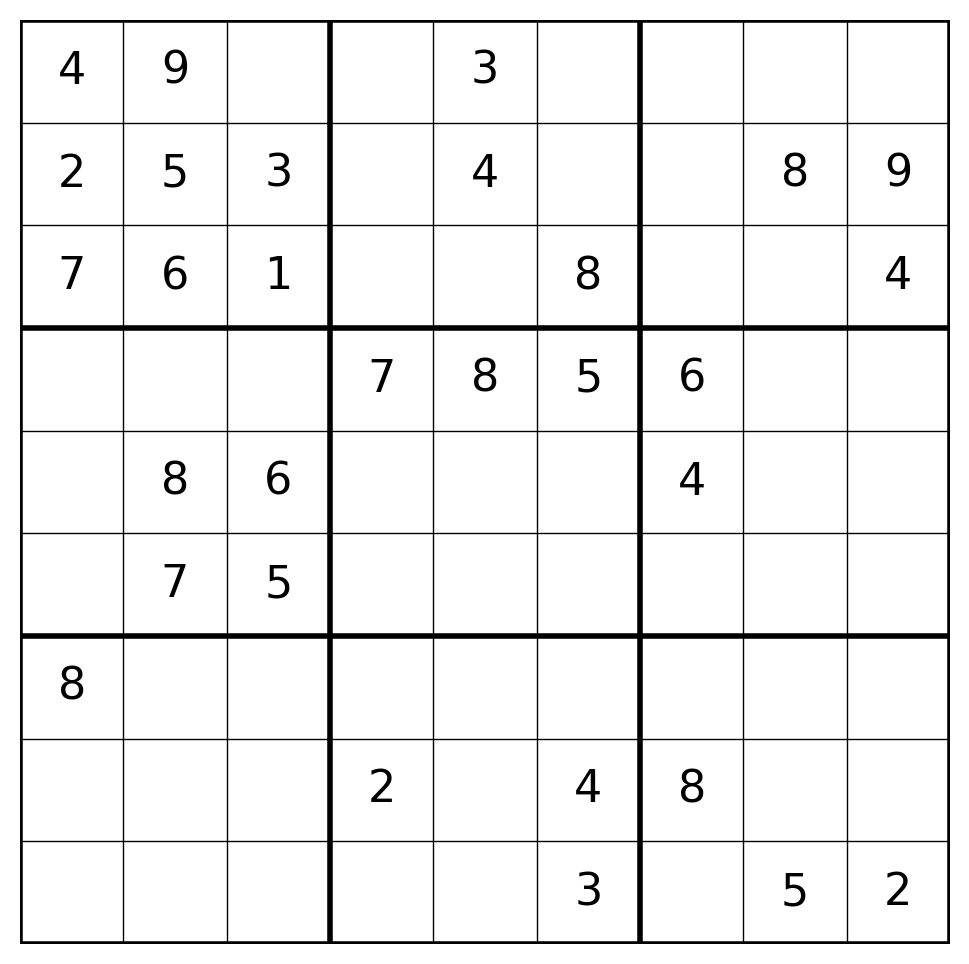
#> input picture dataset/fresh_set_sudoku_1619.png, 969 x 964 px, found by its file name; its folder holds only this picture in this run
$ python baseline.py
#> lines starting #> are read from the running program, lines starting #| are printed output that depends on the picture; after the words box and inside, x2 and y2 are one past the last pixel; in counts of white or black regions, pixels touching at a corner belong together
import os
import random
import cv2
import numpy as np
import matplotlib.pyplot as plt
from sklearn.metrics import precision_score, recall_score

def preprocess_and_extract_cells(image_path):
    """Preprocess the Sudoku image, extract the grid, and split it into cells."""
    image = cv2.imread(image_path, cv2.IMREAD_GRAYSCALE)
#> image is the input picture: shape (964, 969); min 0, max 255, mean 240.1
    _, binary = cv2.threshold(image, 128, 255, cv2.THRESH_BINARY_INV)
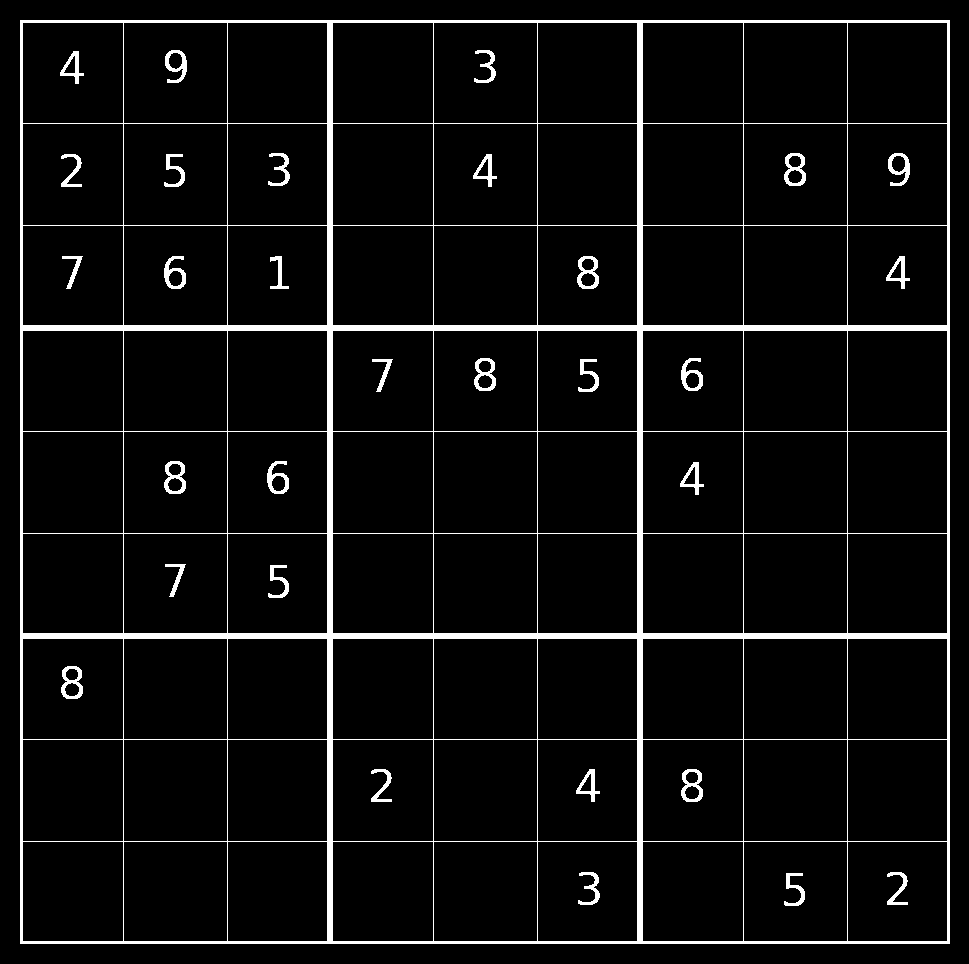
#> binary: shape (964, 969); 5.6% white; 31 white regions, largest, box (x1, y1, x2, y2) and area: (20, 20, 950, 944) 43920, (784, 153, 806, 186) 351, (577, 256, 599, 289) 351

    contours, _ = cv2.findContours(binary, cv2.RETR_EXTERNAL, cv2.CHAIN_APPROX_SIMPLE)
#> contours = [[[20, 20], [20, 943], [949, 943], [949, 20]]]
    largest_contour = max(contours, key=cv2.contourArea)
#> largest_contour = [[20, 20], [20, 943], [949, 943], [949, 20]]
    x, y, w, h = cv2.boundingRect(largest_contour)
#> x = 20; y = 20; w = 930; h = 924
    grid = binary[y:y + h, x:x + w]
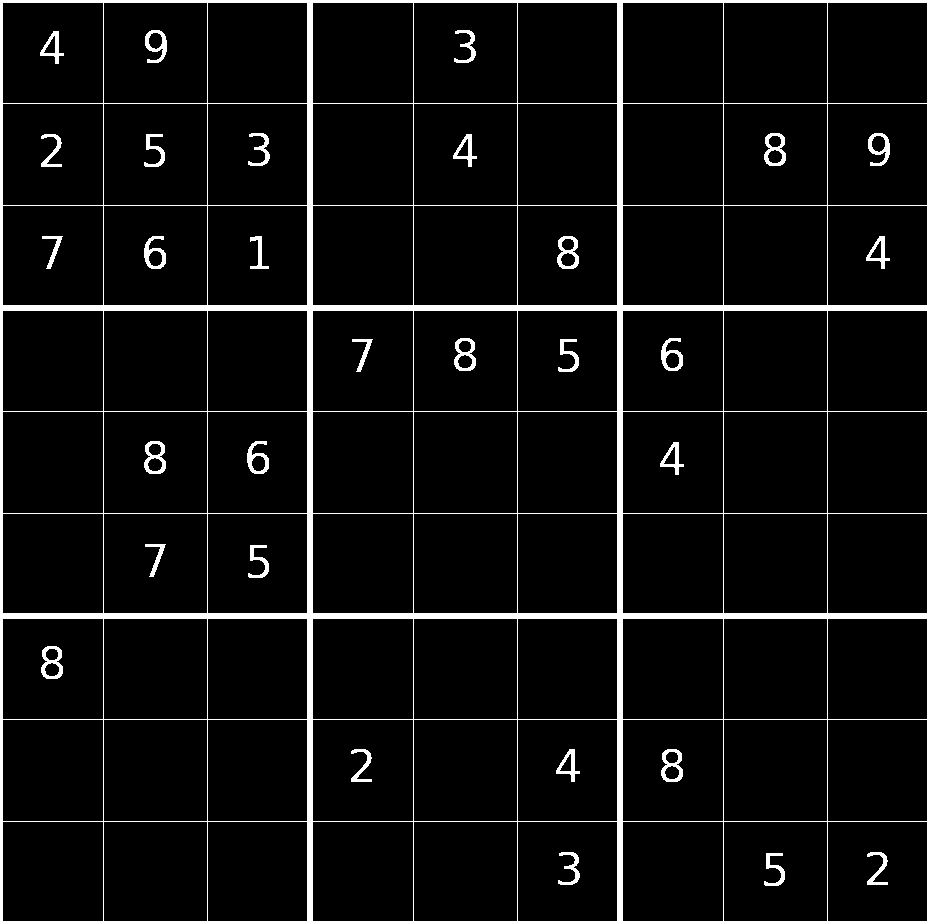
#> grid: shape (924, 930); 6.1% white; 31 white regions, largest, box (x1, y1, x2, y2) and area: (0, 0, 930, 924) 43920, (764, 133, 786, 166) 351, (557, 236, 579, 269) 351

    grid = cv2.resize(grid, (450, 450))
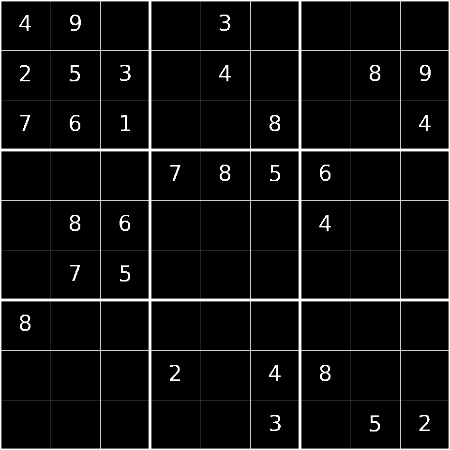
#> grid: shape (450, 450); min 0, max 255, mean 15.1
    cells = []
    cell_size = 50
    for i in range(9):
        for j in range(9):
            cell = grid[i * cell_size:(i + 1) * cell_size, j * cell_size:(j + 1) * cell_size]
            cell = cv2.resize(cell, (28, 28))
            cells.append(cell)
#> after the loop, cells = 81 items

    return cells

def recognize_and_print_numbers_random(cells):
    """Generate random numbers for Sudoku cells and print the grid."""
    grid = []
    for _ in cells:
        random_digit = random.randint(1, 9)
        grid.append(random_digit)

    # Print the 9x9 grid
    for i in range(9):
        print(grid[i * 9:(i + 1) * 9])

    return grid

# Paths
sudoku_images_folder = "C:/Users/asaf0/OneDrive/sudoku_deepLearning/dataset"

# Extract the cells from the first image for demonstration purposes
image_files = [
    os.path.join(sudoku_images_folder, f)
    for f in os.listdir(sudoku_images_folder)
    if f.endswith(('.png', '.jpg', '.jpeg'))
]

if len(image_files) > 0:
    test_image_path = image_files[0]  # Use the first image for testing
    test_cells = preprocess_and_extract_cells(test_image_path)  # Extract cells from the test image
#> test_cells = 81 items

    # Generate and print random numbers for the cells
    random_predictions = recognize_and_print_numbers_random(test_cells)
#> the loop in recognize_and_print_numbers_random, `for _ in cells:` made 81 passes
#> random_digit on passes 1 to 8: 7, 7, 1, 5, 9, 8, 7, 5
#> after the loop in recognize_and_print_numbers_random, `for _ in cells:`: grid = 81 values, max 9 at index 4, min 1 at index 2, mean 5.32
#> the loop in recognize_and_print_numbers_random, `for i in range(9):` made 9 passes
#| [7, 7, 1, 5, 9, 8, 7, 5, 8]
#| [6, 4, 9, 3, 5, 3, 2, 5, 9]
#| [3, 5, 2, 2, 6, 8, 9, 2, 6]
#| [7, 6, 4, 9, 8, 8, 9, 5, 1]
#| [9, 1, 2, 7, 1, 8, 6, 4, 6]
#> (further printed lines are left out)
#> random_predictions has the same summary as grid in recognize_and_print_numbers_random

    # Display the full image
    image = cv2.imread(test_image_path)
    image_rgb = cv2.cvtColor(image, cv2.COLOR_BGR2RGB)
    plt.figure(figsize=(10, 10))
    plt.imshow(image_rgb)
    plt.title("Full Sudoku Grid (Unseen by Model during Training)")
    plt.axis('off')
    plt.show()

    # Show the extracted cells
    plt.figure(figsize=(10, 10))
    for i in range(9):
        for j in range(9):
            plt.subplot(9, 9, i * 9 + j + 1)
            plt.imshow(test_cells[i * 9 + j], cmap="gray")
            plt.axis("off")
    plt.suptitle("Extracted Cells from the First Image")
    plt.show()
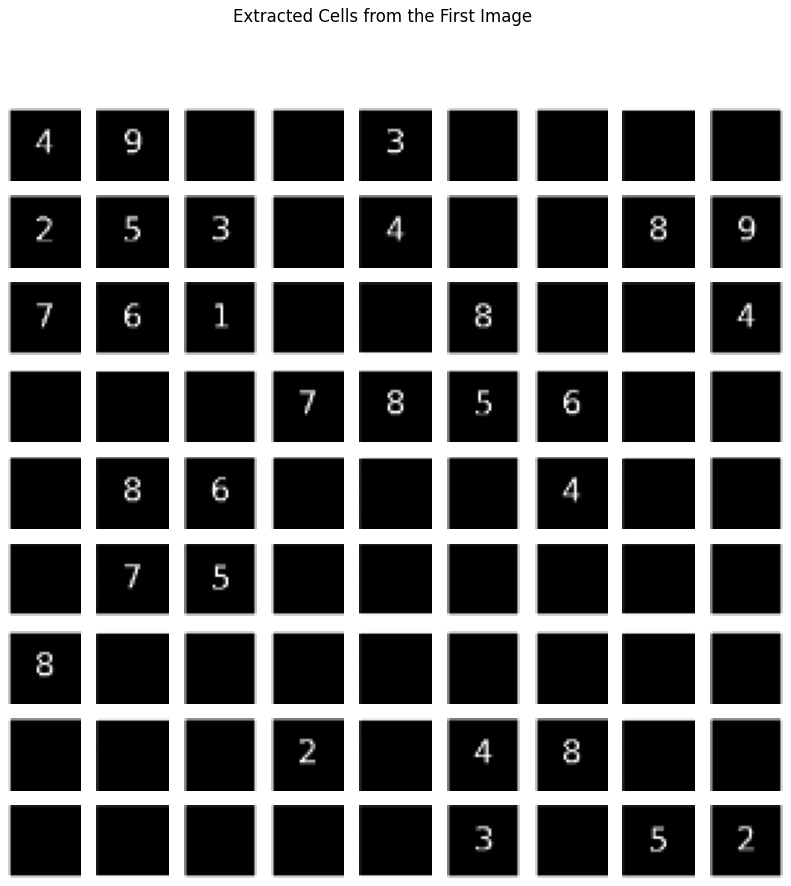
#> figure drawn by matplotlib, 81 panels

    true_labels = [random.randint(1, 9) for _ in range(81)]

    # Calculate and display precision and recall
    precision = precision_score(true_labels, random_predictions, average='weighted', zero_division=0)
#> precision = 0.065
    recall = recall_score(true_labels, random_predictions, average='weighted', zero_division=0)
#> recall = 0.0617
    print(f"Precision of random predictions: {precision:.2f}")
#| Precision of random predictions: 0.07
    print(f"Recall of random predictions: {recall:.2f}")
#| Recall of random predictions: 0.06

    # Calculate and display accuracy
    true_labels = [random.randint(0, 9) for _ in range(81)]
    predictions = [random.randint(0, 9) for _ in range(81)]
    correct = sum([1 for true, pred in zip(true_labels, predictions) if true == pred])
    accuracy = correct / len(true_labels) * 100
    print(f"Accuracy of random predictions: {accuracy:.2f}%")

$ run again, on dataset/fresh_unique_sudoku_831.png
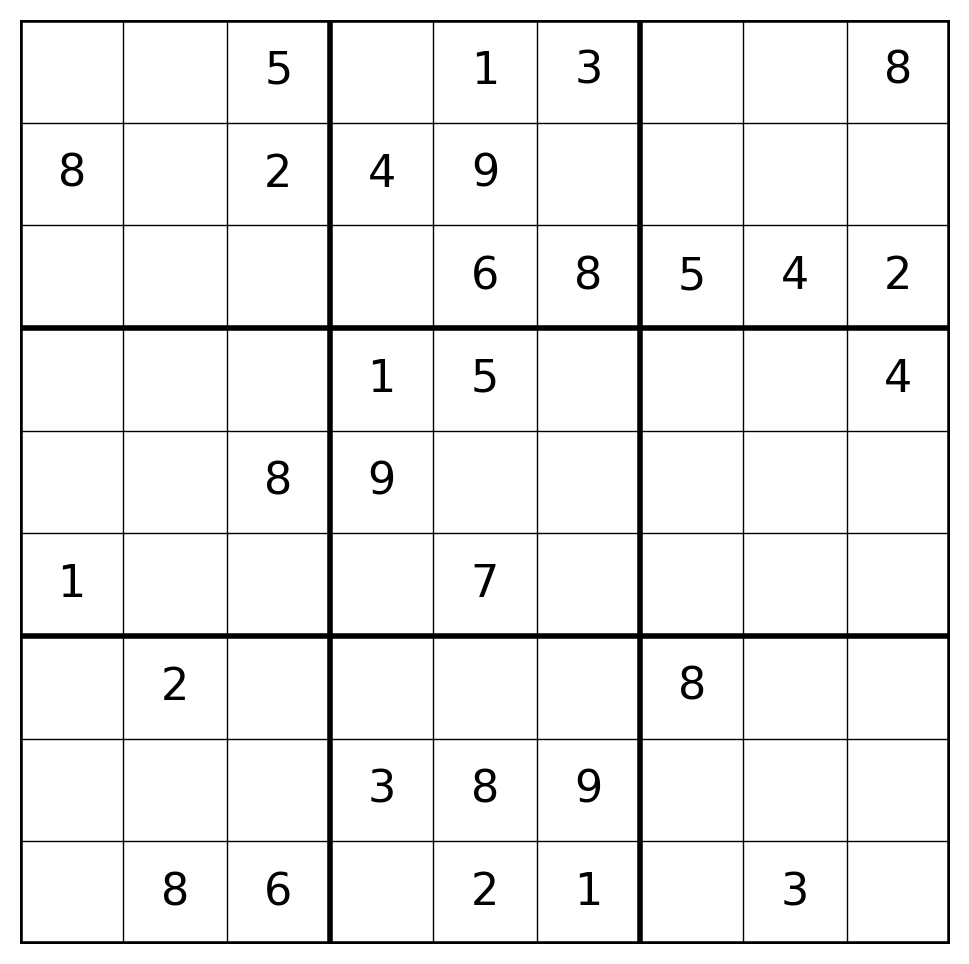
#> input picture dataset/fresh_unique_sudoku_831.png, 969 x 964 px, found by its file name
#> in preprocess_and_extract_cells, image is the input picture: shape (964, 969); min 0, max 255, mean 240.1
#> in preprocess_and_extract_cells, `_, binary = cv2.threshold(image, 128, 255, cv2.THRESH_BINARY_INV)`:
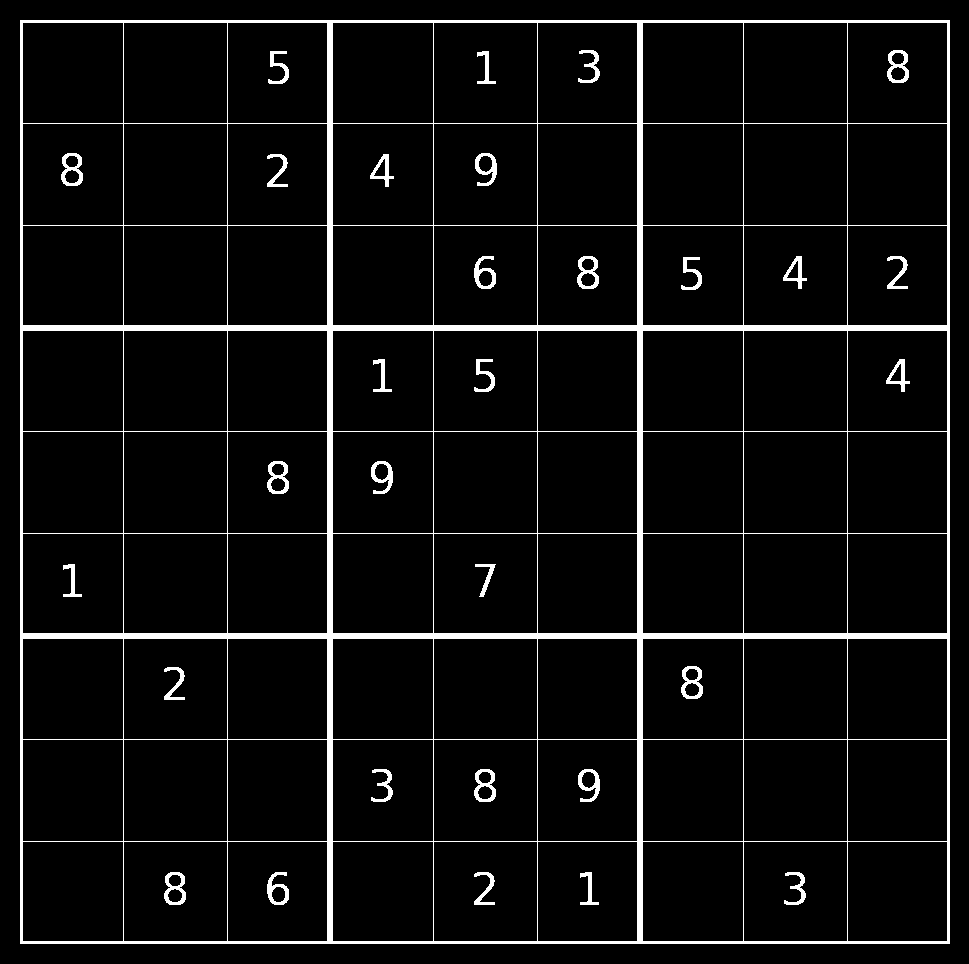
#> binary: shape (964, 969); 5.6% white; 31 white regions, largest, box (x1, y1, x2, y2) and area: (20, 20, 950, 944) 43920, (887, 50, 909, 83) 351, (61, 153, 83, 186) 351
#> contours = [[[20, 20], [20, 943], [949, 943], [949, 20]]]
#> largest_contour = [[20, 20], [20, 943], [949, 943], [949, 20]]
#> x = 20; w = 930; h = 924
#> in preprocess_and_extract_cells, `grid = cv2.resize(grid, (450, 450))`:
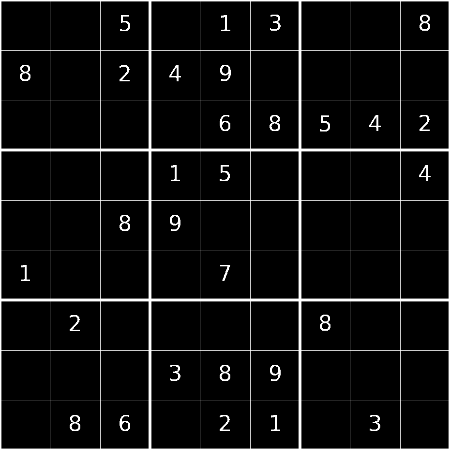
#> grid: shape (450, 450); min 0, max 255, mean 15.1
#> after the loop in preprocess_and_extract_cells, `for i in range(9):`: cells = 81 items
#> the loop in recognize_and_print_numbers_random, `for _ in cells:` made 81 passes
#> random_digit on passes 1 to 8: 7, 7, 1, 5, 9, 8, 7, 5
#> after the loop in recognize_and_print_numbers_random, `for _ in cells:`: grid = 81 values, max 9 at index 4, min 1 at index 2, mean 5.32
#> the loop in recognize_and_print_numbers_random, `for i in range(9):` made 9 passes
#| [7, 7, 1, 5, 9, 8, 7, 5, 8]
#| [6, 4, 9, 3, 5, 3, 2, 5, 9]
#| [3, 5, 2, 2, 6, 8, 9, 2, 6]
#| [7, 6, 4, 9, 8, 8, 9, 5, 1]
#| [9, 1, 2, 7, 1, 8, 6, 4, 6]
#> (further printed lines are left out)
#> random_predictions has the same summary as grid in recognize_and_print_numbers_random
#> precision = 0.065
#> recall = 0.0617
#| Precision of random predictions: 0.07
#| Recall of random predictions: 0.06

$ run again, on dataset/fresh_unique_sudoku_845.png
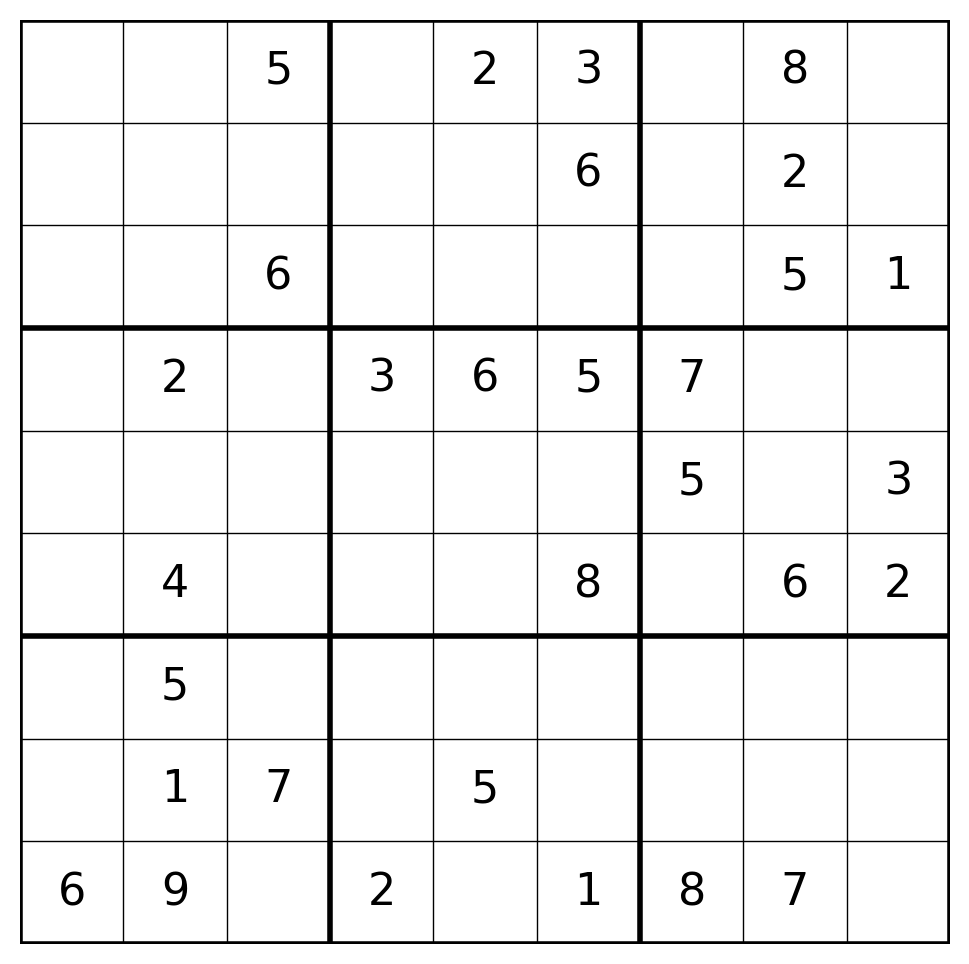
#> input picture dataset/fresh_unique_sudoku_845.png, 969 x 964 px, found by its file name
#> in preprocess_and_extract_cells, image is the input picture: shape (964, 969); min 0, max 255, mean 240.2
#> in preprocess_and_extract_cells, `_, binary = cv2.threshold(image, 128, 255, cv2.THRESH_BINARY_INV)`:
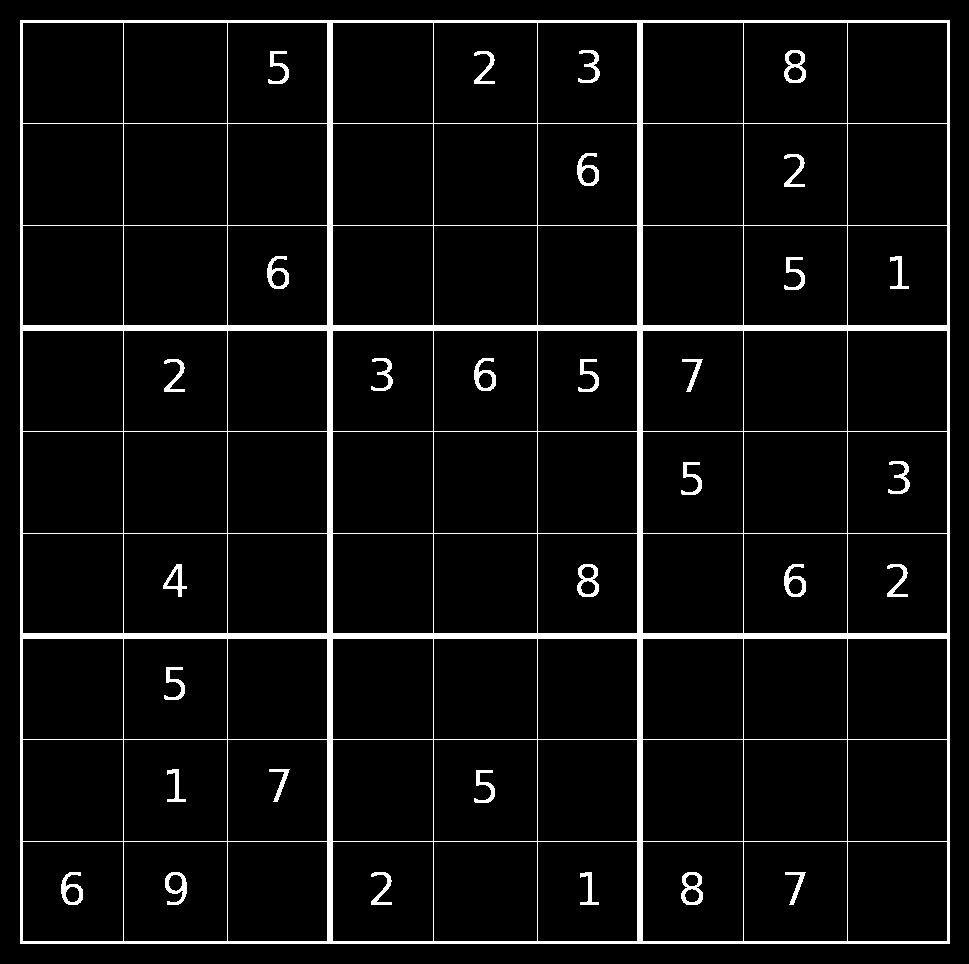
#> binary: shape (964, 969); 5.6% white; 31 white regions, largest, box (x1, y1, x2, y2) and area: (20, 20, 950, 944) 43920, (784, 50, 806, 83) 351, (577, 564, 599, 597) 351
#> contours = [[[20, 20], [20, 943], [949, 943], [949, 20]]]
#> largest_contour = [[20, 20], [20, 943], [949, 943], [949, 20]]
#> x = 20; w = 930; h = 924
#> in preprocess_and_extract_cells, `grid = cv2.resize(grid, (450, 450))`:
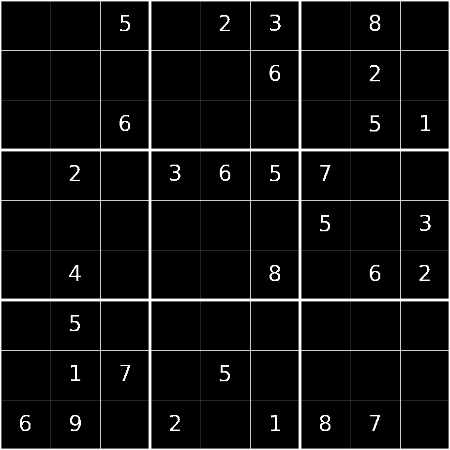
#> grid: shape (450, 450); min 0, max 255, mean 15
#> after the loop in preprocess_and_extract_cells, `for i in range(9):`: cells = 81 items
#> the loop in recognize_and_print_numbers_random, `for _ in cells:` made 81 passes
#> random_digit on passes 1 to 8: 7, 7, 1, 5, 9, 8, 7, 5
#> after the loop in recognize_and_print_numbers_random, `for _ in cells:`: grid = 81 values, max 9 at index 4, min 1 at index 2, mean 5.32
#> the loop in recognize_and_print_numbers_random, `for i in range(9):` made 9 passes
#| [7, 7, 1, 5, 9, 8, 7, 5, 8]
#| [6, 4, 9, 3, 5, 3, 2, 5, 9]
#| [3, 5, 2, 2, 6, 8, 9, 2, 6]
#| [7, 6, 4, 9, 8, 8, 9, 5, 1]
#| [9, 1, 2, 7, 1, 8, 6, 4, 6]
#> (further printed lines are left out)
#> random_predictions has the same summary as grid in recognize_and_print_numbers_random
#> precision = 0.065
#> recall = 0.0617
#| Precision of random predictions: 0.07
#| Recall of random predictions: 0.06
